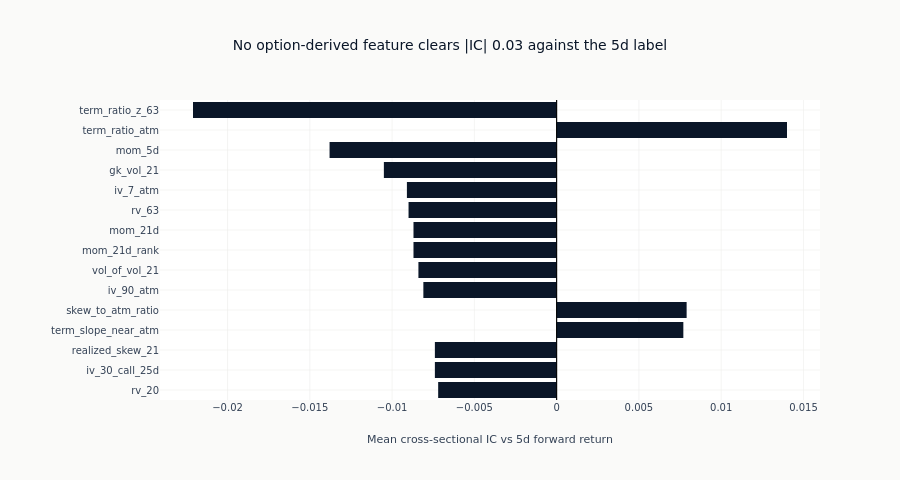

The code cell stored with this chart in its notebook:
### Markdown cell above
The chart below ranks the features by absolute IC against the primary 5d label.
Even the strongest features sit near |IC| ~ 0.02-0.03, and (as the FDR step below
confirms) none survives multiple-testing correction: no single option-derived
feature carries a standalone edge at this sample size.

### Code cell
if len(ic_df) > 0:
    top_ic = (
        ic_df.with_columns(pl.col("ic_mean").abs().alias("abs_ic"))
        .sort("abs_ic", descending=True)
        .head(15)
    )
    fig = go.Figure()
    fig.add_bar(
        x=top_ic["ic_mean"].to_list(),
        y=top_ic["name"].to_list(),
        orientation="h",
        marker_color=ml4t_palette(1)[0],
    )
    fig.add_vline(x=0.0, line_width=1, line_color="black")
    fig.update_layout(
        title="No option-derived feature clears |IC| 0.03 against the 5d label",
        xaxis_title="Mean cross-sectional IC vs 5d forward return",
        yaxis_title=None,
        yaxis=dict(autorange="reversed"),
        margin=dict(l=160),
        height=480,
    )
    fig.show()

### Figure 1 — Plotly figure (JSON) as saved in the notebook; plotly's stock layout.template omitted (floating-point values rounded to 4 significant figures)
{"data": [{"marker": {"color": "#0a1628"}, "orientation": "h", "type": "bar", "x": [-0.0221, 0.014, -0.0138, -0.0105, -0.0091, -0.009, -0.0087, -0.0087, -0.0084, -0.0081, 0.0079, 0.0077, -0.0074, -0.0074, -0.0072], "y": ["term_ratio_z_63", "term_ratio_atm", "mom_5d", "gk_vol_21", "iv_7_atm", "rv_63", "mom_21d", "mom_21d_rank", "vol_of_vol_21", "iv_90_atm", "skew_to_atm_ratio", "term_slope_near_atm", "realized_skew_21", "iv_30_call_25d", "rv_20"]}], "layout": {"height": 480, "margin": {"l": 160}, "shapes": [{"line": {"color": "black", "width": 1}, "type": "line", "x0": 0.0, "x1": 0.0, "xref": "x", "y0": 0, "y1": 1, "yref": "y domain"}], "title": {"text": "No option-derived feature clears |IC| 0.03 against the 5d label"}, "xaxis": {"title": {"text": "Mean cross-sectional IC vs 5d forward return"}}, "yaxis": {"autorange": "reversed", "title": {}}}}
